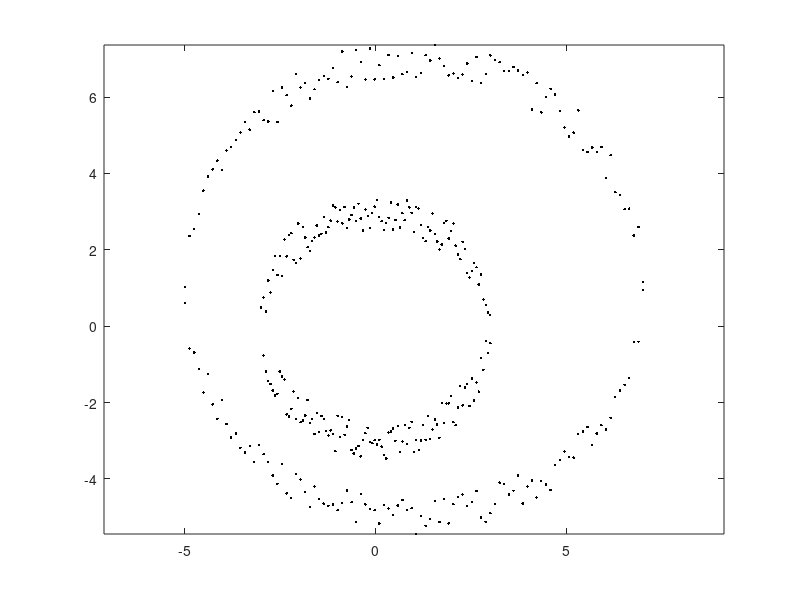

Write the MATLAB code that produced this figure. (Note: this script raises an error after producing the figure.)
% Example 7.6.2
% "Introduction to Pattern Recognition: A MATLAB Approach"
% S. Theodoridis, A. Pikrakis, K. Koutroumbas, D. Cavouras

close('all');
clear;

% 1. Generate the data set X10
rand('seed',0)
R1=3; %Radius of the 1st circle
R2=6; %Radius of the 2nd circle
center=[0 0; 1 1]'; % Centers of the circles (in columns)
n_points=[200 200]; %Number of points per cluster
step1=2*R1/(n_points(1)/2-1);
step2=2*R2/(n_points(2)/2-1);
% Points around the first circle
X10=[];
for x=-R1+center(1,1):step1:R1+center(1,1)
    y=sqrt(R1^2-(x-center(1,1))^2);
    X10=[X10; x center(2,1)+y+rand-.5; x center(2,1)-y+rand-.5];
end
% Points around the second circle
for x=-R2+center(1,2):step2:R2+center(1,2)
    y=sqrt(R2^2-(x-center(1,2))^2);
    X10=[X10; x center(2,2)+y+rand-.5; x center(2,2)-y+rand-.5];
end

% Plot the data set
X10=X10';
[l,N]=size(X10);
figure(1), plot(X10(1,:),X10(2,:),'k.')
figure(1), axis equal

% 2. Apply the spectral clustering algorithm
e=1.5; %Thershold for the distance in the definition of W. Also try e=3
sigma2=2; %The sigma^2 in the exponential in the definition of W
bel=spectral_Ncut2(X10,e,sigma2);

% Plot the clustering results (see Figure 7.10(a))
figure(2),plot(X10(1,bel==0),X10(2,bel==0),'ro',...
    X10(1,bel==1),X10(2,bel==1),'b*')
figure(2), axis equal

